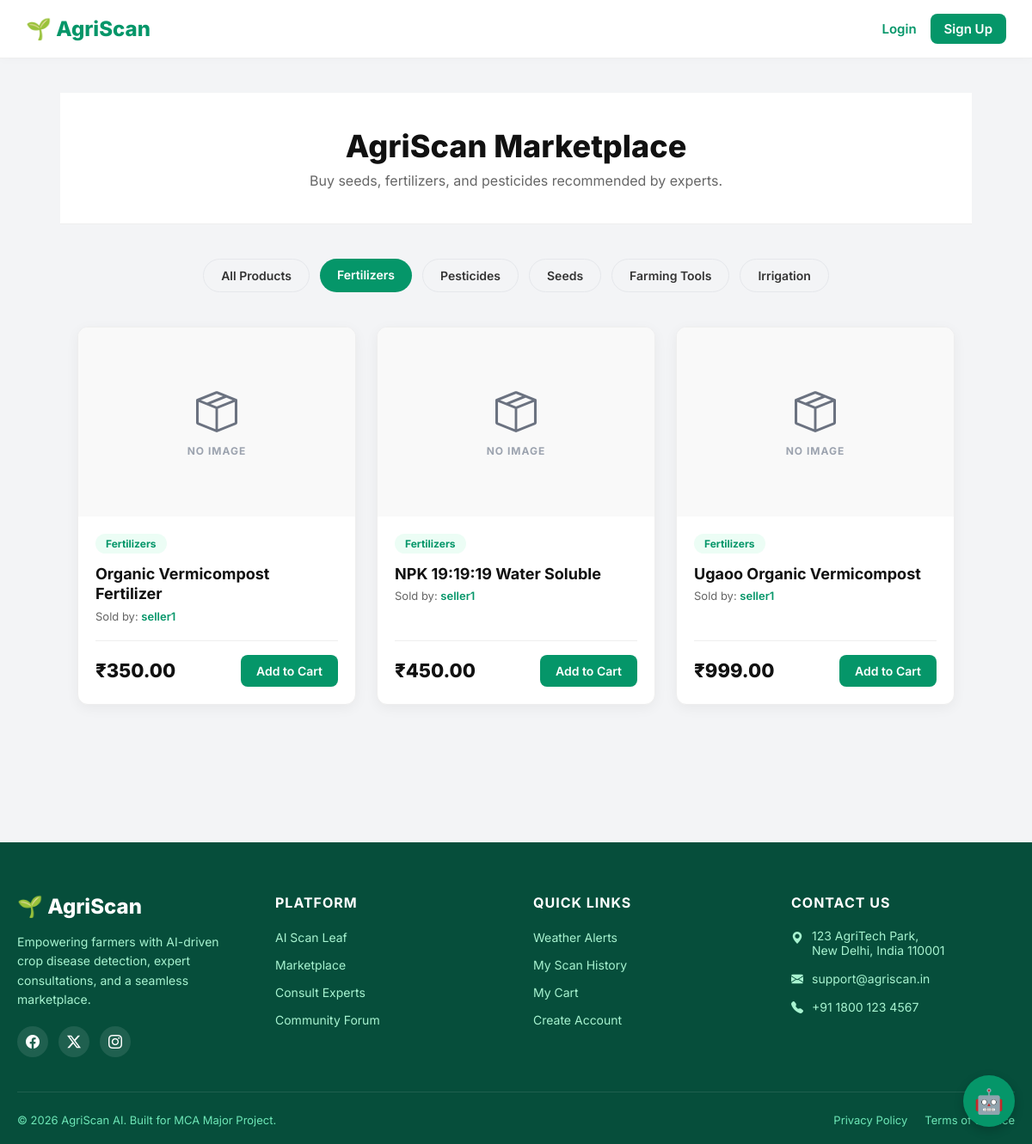
The page /marketplace/?category=1 on the database its author committed.
### marketplace/models.py (models this page shows, shortened)
class Category(models.Model):
    name = models.CharField(max_length=100)

class Product(models.Model):
    seller = models.ForeignKey(User, on_delete=models.CASCADE, limit_choices_to={'role': 'seller'})
    category = models.ForeignKey(Category, on_delete=models.CASCADE)
    name = models.CharField(max_length=200)
    description = models.TextField()
    price = models.DecimalField(max_digits=8, decimal_places=2)
    stock = models.PositiveIntegerField(default=0)
    image = models.ImageField(upload_to='products/', blank=True, null=True)

### accounts/models.py (models this page shows)
class User(AbstractUser):
    ROLE_CHOICES = (
        ('farmer', 'Farmer'),
        ('agronomist', 'Agronomist'),
        ('seller', 'Seller'),
        ('admin', 'Admin'),
    )
    role = models.CharField(max_length=20, choices=ROLE_CHOICES, default='farmer')
    phone = models.CharField(max_length=15, blank=True)

### marketplace/views.py (the view)
# urls.py: path('', views.store, name='store'),
def store(request):
    products = Product.objects.all()
    categories = Category.objects.all()
    category_id = request.GET.get('category')
    if category_id:
        products = products.filter(category_id=category_id)
    return render(request, 'marketplace/store.html', {'products': products, 'categories': categories})

### templates/marketplace/store.html (shortened to what this page needs)
{% extends "base.html" %}
{% block content %}
<div style="background: white; padding: 40px 20px; text-align: center; border-bottom: 1px solid #eee; margin-bottom: 40px;">
    <h1 style="font-size: 36px; font-weight: 800; color: #111; margin-bottom: 8px;">AgriScan Marketplace</h1>
    <p style="font-size: 16px; color: #666;">Buy seeds, fertilizers, and pesticides recommended by experts.</p>
</div>
<div style="max-width: 1200px; margin: 0 auto; padding: 0 20px;">
    <div style="display: flex; gap: 12px; justify-content: center; margin-bottom: 40px; flex-wrap: wrap;">
        <a href="{% url 'store' %}" style="padding: 10px 20px; border-radius: 30px; text-decoration: none; font-weight: 600; font-size: 14px; {% if not request.GET.category %}background: #059669; color: white;{% else %}background: #F3F4F6; color: #333; border: 1px solid #E5E7EB;{% endif %}">All Products</a>
        {% for cat in categories %}
            <a href="?category={{ cat.id }}" style="padding: 10px 20px; border-radius: 30px; text-decoration: none; font-weight: 600; font-size: 14px; {% if request.GET.category == cat.id|stringformat:'s' %}background: #059669; color: white;{% else %}background: #F3F4F6; color: #333; border: 1px solid #E5E7EB;{% endif %}">{{ cat.name }}</a>
        {% endfor %}
    </div>
    <div class="product-grid">
        {% for product in products %}
            <div class="product-card">
                <div class="product-image-box">
                    <div id="fallback-{{ product.id }}" style="display: {% if product.image %}none{% else %}flex{% endif %}; flex-direction: column; align-items: center; justify-content: center; color: #9CA3AF; z-index: 1;">
                        <i class="bi bi-box-seam" style="font-size: 48px; margin-bottom: 8px; color: #6B7280;"></i>
                        <span style="font-size: 12px; font-weight: 700; text-transform: uppercase; letter-spacing: 1px;">No Image</span>
                    </div>
                </div>
                <div class="product-details">
                    <span style="display: inline-block; background: #ECFDF5; color: #059669; font-size: 12px; font-weight: 700; padding: 4px 12px; border-radius: 20px; margin-bottom: 12px; width: fit-content;">{{ product.category.name }}</span>
                    <h3 style="font-size: 18px; font-weight: 700; color: #111; margin-bottom: 6px; line-height: 1.3;">{{ product.name }}</h3>
                    <p style="font-size: 13px; color: #666; margin-bottom: 20px;">Sold by: <span style="font-weight: 600; color: #059669;">{{ product.seller.username }}</span></p>
                    <div style="display: flex; justify-content: space-between; align-items: center; border-top: 1px solid #eee; padding-top: 16px; margin-top: auto;">
                        <span style="font-size: 22px; font-weight: 800; color: #111;">₹{{ product.price }}</span>
                        <a href="{% url 'add_to_cart' product.id %}" style="background: #059669; color: white; text-decoration: none; padding: 10px 18px; border-radius: 8px; font-weight: 600; font-size: 14px;">Add to Cart</a>
                    </div>
                </div>
            </div>
        {% endfor %}
    </div>
</div>
{% endblock %}

### static/css/style.css (style rules this page uses)
:root { --primary: #059669; --primary-dark: #047857; --bg: #F3F4F6; --card-bg: #FFFFFF; --text-main: #111827; --text-muted: #6B7280; --border: #E5E7EB; --shadow: 0 10px 25px rgba(0,0,0,0.05); }
* { box-sizing: border-box; margin: 0; padding: 0; }
body { font-family: 'Inter', sans-serif; background: var(--bg); color: var(--text-main); display: flex; flex-direction: column; min-height: 100vh; }

### templates/base.html (style rules this page uses)
body { display: flex; flex-direction: column; min-height: 100vh; margin: 0; }

### templates/marketplace/store.html (style rules this page uses)
.product-grid { display: grid; grid-template-columns: repeat(3, 1fr); gap: 24px; margin-bottom: 60px; }
.product-card { background: white; border-radius: 12px; overflow: hidden; box-shadow: 0 4px 15px rgba(0,0,0,0.05); border: 1px solid #eee; display: flex; flex-direction: column; transition: transform 0.2s; }
.product-image-box { height: 220px; width: 100%; position: relative; background: #f9f9f9; overflow: hidden; display: flex; align-items: center; justify-content: center; }
.product-details { padding: 20px; display: flex; flex-direction: column; flex: 1; }

### rows shown on the page
Category: name "Fertilizers"
Category: name "Pesticides"
Category: name "Seeds"
Category: name "Farming Tools"
Category: name "Irrigation"
Product: category.name "Fertilizers", name "Organic Vermicompost Fertilizer", seller.username "seller1", price "350.00"
Product: category.name "Fertilizers", name "NPK 19:19:19 Water Soluble", seller.username "seller1", price "450.00"
Product: category.name "Fertilizers", name "Ugaoo Organic Vermicompost", seller.username "seller1", price "999.00"
